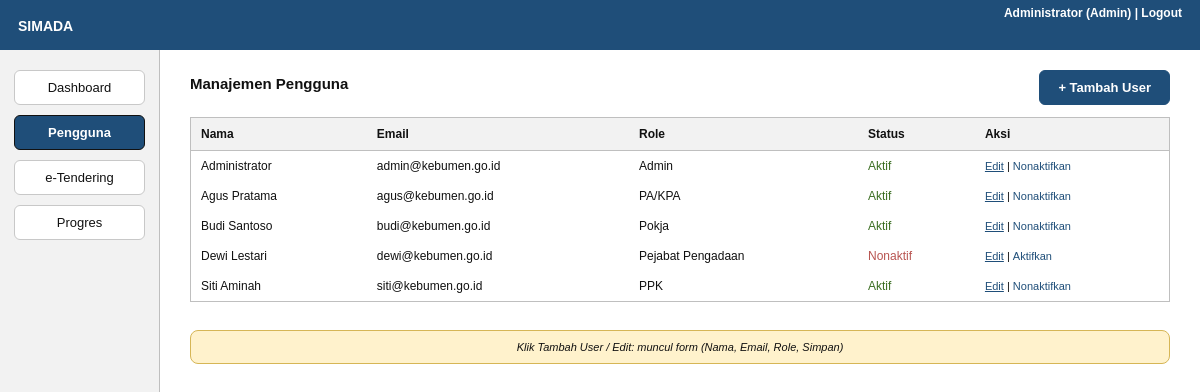
The page /public/index.php?page=users (signed in) on the database its author committed.
### tables this page shows
CREATE TABLE users (
  id       INT UNSIGNED AUTO_INCREMENT PRIMARY KEY,
  nama     VARCHAR(100) NOT NULL,
  email    VARCHAR(100) NOT NULL UNIQUE,
  password VARCHAR(255) NOT NULL,
  role_id  INT UNSIGNED NOT NULL,
  status   ENUM('aktif','nonaktif') NOT NULL DEFAULT 'aktif',
  CONSTRAINT fk_users_role FOREIGN KEY (role_id) REFERENCES roles(id)
);

CREATE TABLE roles (
  id        INT UNSIGNED AUTO_INCREMENT PRIMARY KEY,
  nama_role VARCHAR(50) NOT NULL UNIQUE
);

### core/Controller.php (called while the page is built, shortened)
<?php
abstract class Controller
{
    protected function render(string $view, array $data = [], string $active = ''): void
    {
        extract($data);
        $user = Auth::user();
        require __DIR__ . '/../views/layout/header.php';
        require __DIR__ . "/../views/$view.php";
        require __DIR__ . '/../views/layout/footer.php';
    }
}

### controllers/UserController.php (called while the page is built, shortened)
<?php
class UserController extends Controller
{
    private User $users;
    public function __construct()
    {
        $this->users = new User();
    }
    public function index(): void
    {
        $id = (int)($_GET['edit'] ?? 0);
        $modal = isset($_GET['form']) || $id;
        $data = ['nama' => '', 'email' => '', 'role_id' => '', 'password' => ''];
        $errors = [];
        $this->render('users/index', [
            'list' => $this->users->allWithRole(), 'roles' => (new Role())->findAll(),
            'modal' => $modal, 'id' => $id, 'data' => $data, 'errors' => $errors,
        ], 'users');
    }
}

### public/index.php (called while the page is built, shortened)
<?php
$routes = [
    'login'       => [AuthController::class, 'login'],
    'logout'      => [AuthController::class, 'logout'],
    'dashboard'   => [DashboardController::class, 'index'],
    'users'       => [UserController::class, 'index'],
    'user-toggle' => [UserController::class, 'toggle'],
    'tender'      => [TenderController::class, 'index'],
    'paket'       => [TenderController::class, 'detail'],
    'progres'     => [ProgresController::class, 'index'],
];
$page = $_GET['page'] ?? (Auth::check() ? 'dashboard' : 'login');
[$class, $method] = $routes[$page] ?? $routes['login'];
(new $class())->$method();

### core/Auth.php (called while the page is built, shortened)
<?php
class Auth
{
    public static function user(): ?array { return $_SESSION['user'] ?? null; }
}

### models/User.php (called while the page is built, shortened)
<?php
class User extends Model
{
    public function allWithRole(): array
    {
        return $this->db->query(
            'SELECT u.id, u.nama, u.email, u.status, u.role_id, r.nama_role
             FROM users u JOIN roles r ON r.id = u.role_id ORDER BY u.nama'
        )->fetchAll();
    }
}

### views/users/index.php (the view, shortened to what this page needs)
<div class="head"><h1>Manajemen Pengguna</h1><a class="btn" href="index.php?page=users&form=new">+ Tambah User</a></div>
<table><thead><tr><th>Nama</th><th>Email</th><th>Role</th><th>Status</th><th>Aksi</th></tr></thead><tbody>
<?php foreach ($list as $u): ?>
<tr><td><?= $e($u['nama']) ?></td><td><?= $e($u['email']) ?></td><td><?= $e($u['nama_role']) ?></td>
<td class="st-<?= $u['status'] ?>"><?= ucfirst($u['status']) ?></td>
<td class="aksi"><a href="index.php?page=users&edit=<?= $u['id'] ?>">Edit</a> |
<form method="post" action="index.php?page=user-toggle"><input type="hidden" name="_csrf" value="<?= $csrf ?>"><input type="hidden" name="id" value="<?= $u['id'] ?>">
<button class="link"><?= $u['status'] === 'aktif' ? 'Nonaktifkan' : 'Aktifkan' ?></button></form></td></tr>
<?php endforeach; ?></tbody></table>
<div class="note">Klik Tambah User / Edit: muncul form (Nama, Email, Role, Simpan)</div>

### views/layout/header.php (shortened to what this page needs)
<?php $e = fn($s) => htmlspecialchars((string)$s, ENT_QUOTES, 'UTF-8'); ?>
<!doctype html>
<html lang="id"><head><meta charset="utf-8"><meta name="viewport" content="width=device-width, initial-scale=1">
<title>SIMADA</title><link rel="stylesheet" href="assets/style.css"></head>
<body class="<?= $user ? 'app' : 'guest' ?>">
<?php if ($user): ?>
<header class="topbar"><span class="brand">SIMADA</span>
  <span class="who"><?= $e($user['nama']) ?> (<?= $e($user['role']) ?>) | <a href="index.php?page=logout">Logout</a></span></header>
<aside class="sidebar">
<?php foreach ([['dashboard','Dashboard',true],['users','Pengguna',$user['role']==='Admin'],['tender','e-Tendering',true],['progres','Progres',true]] as [$k,$label,$show]): if ($show): ?>
  <a class="nav<?= $active === $k ? ' active' : '' ?>" href="index.php?page=<?= $k ?>"><?= $label ?></a>
<?php endif; endforeach; ?>
</aside>
<main class="content">
<?php else: ?><main><?php endif; ?>

### public/assets/style.css (style rules this page uses)
* { box-sizing:border-box }
body { margin:0;font-family:Arial,Helvetica,sans-serif;font-size:13px;color:#111;background:#fff }
a { color:#1F4E79 }
.btn { display:inline-block;background:#1F4E79;color:#fff;border:1px solid #1F4E79;border-radius:6px;padding:9px 18px;font:inherit;font-weight:bold;text-decoration:none;cursor:pointer }
.topbar { position:fixed;inset:0 0 auto 0;height:50px;background:#1F4E79;color:#fff;display:flex;justify-content:space-between;align-items:flex-start;padding:16px 18px 0 }
.brand { font-weight:bold;font-size:14px;margin-top:2px }
.who { font-weight:bold;font-size:12px;margin-top:-10px }
.who a { color:#fff;text-decoration:none }
.sidebar { position:fixed;top:50px;bottom:0;left:0;width:160px;background:#f2f2f2;border-right:1px solid #bfbfbf;padding:20px 14px }
.nav { display:block;background:#fff;border:1px solid #c8c8c8;border-radius:6px;padding:9px 0;margin-bottom:10px;text-align:center;color:#111;text-decoration:none }
.nav.active { background:#1F4E79;color:#fff;font-weight:bold;border-color:#111 }
.content { margin:50px 0 0 160px;padding:20px 30px }
h1 { font-size:15px;margin:4px 0 12px }
.head { display:flex;justify-content:space-between;align-items:center;margin-bottom:12px }
table { width:100%;border-collapse:collapse;border:1px solid #bfbfbf;font-size:12px }
th { background:#f2f2f2;text-align:left;padding:9px 10px;border-bottom:1px solid #bfbfbf }
td { padding:8px 10px }
.st-aktif,.st-selesai { color:#3b6e22 }
.st-nonaktif { color:#b85450 }
.aksi { font-size:11px }
.aksi form { display:inline }
button.link { background:none;border:0;padding:0;color:#1F4E79;font:inherit;cursor:pointer }
.note { margin-top:28px;background:#fff2cc;border:1px solid #d6b656;border-radius:8px;padding:10px;text-align:center;font-style:italic;font-size:11px }

### rows shown on the page
users: nama "Administrator", email "admin@kebumen.go.id", role.nama_role "Admin", status "Aktif", shows "Nonaktifkan"
roles: nama_role "Admin"
users: nama "Agus Pratama", email "agus@kebumen.go.id", role.nama_role "PA/KPA", status "Aktif", shows "Nonaktifkan"
users: nama "Budi Santoso", email "budi@kebumen.go.id", role.nama_role "Pokja", status "Aktif", shows "Nonaktifkan"
users: nama "Dewi Lestari", email "dewi@kebumen.go.id", role.nama_role "Pejabat Pengadaan", status "Nonaktif", shows "Aktifkan"
users: nama "Siti Aminah", email "siti@kebumen.go.id", role.nama_role "PPK", status "Aktif", shows "Nonaktifkan"

### other values the page prints
$label "Dashboard"
$label "Pengguna"
$label "e-Tendering"
$label "Progres"
